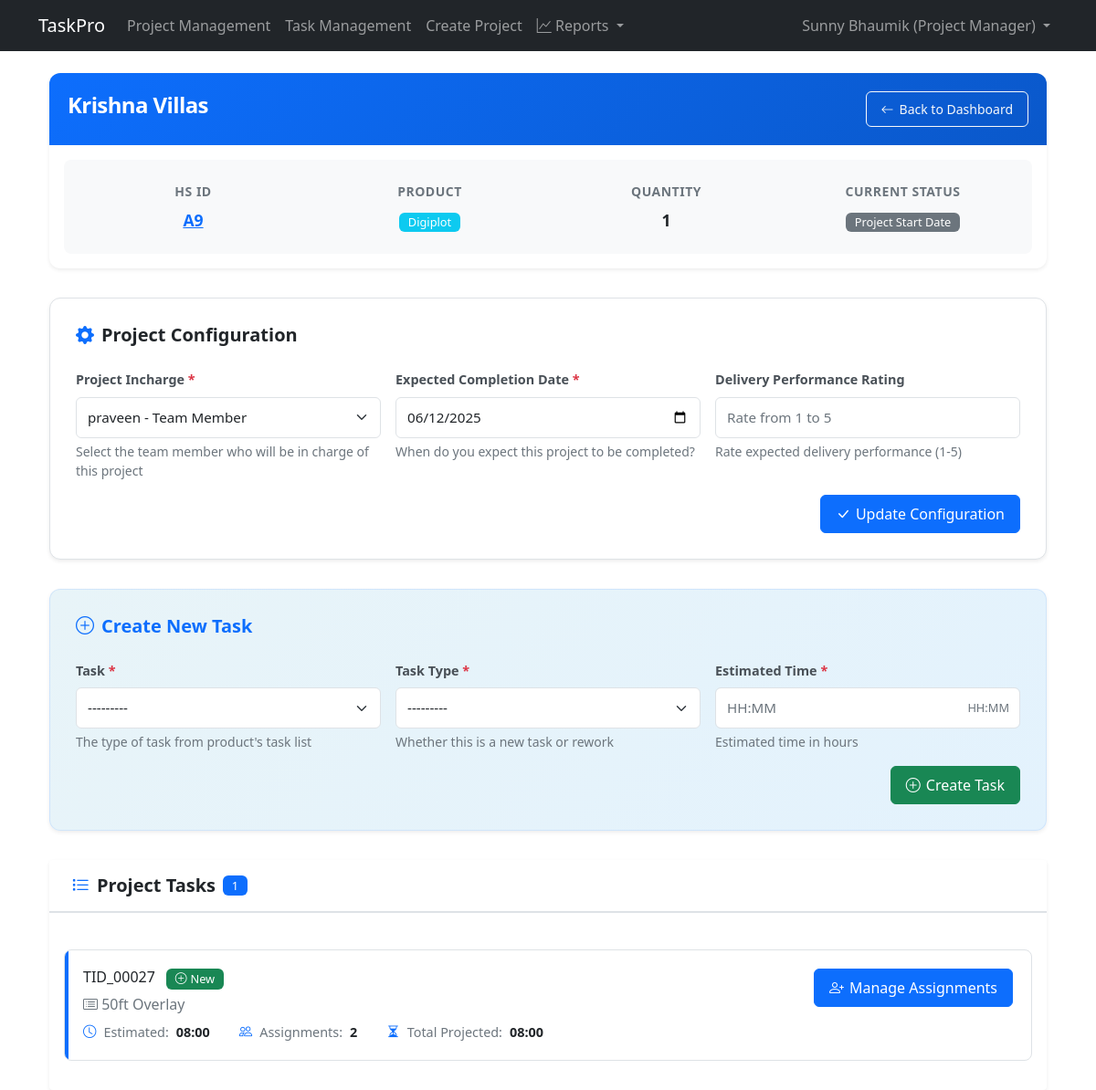
The app's page /projects/798aed07-36ce-4a6a-83d0-ee26da9b73d1/manage/ (signed in), older data.
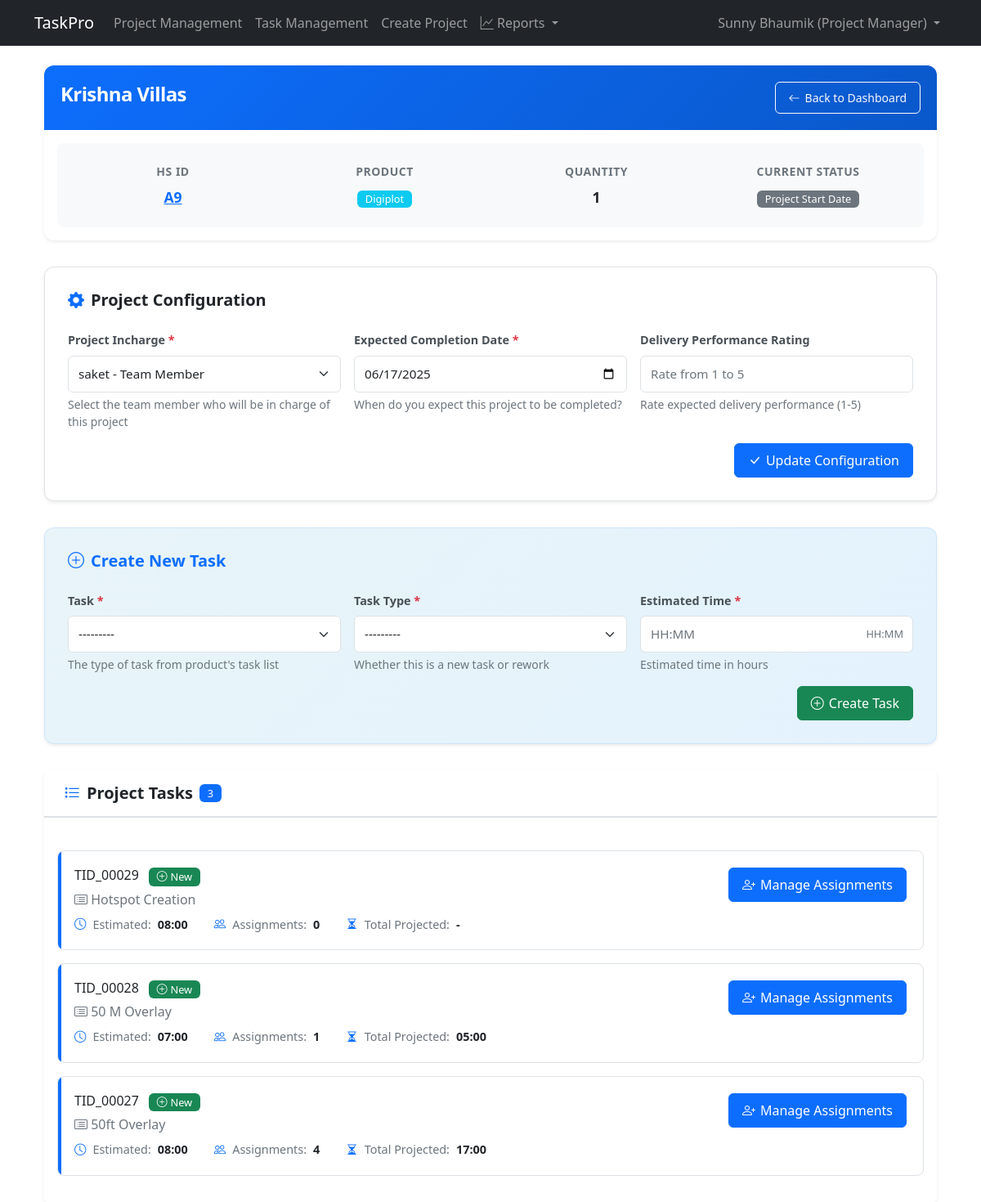
The same page, newer data.
### projects/models.py (models this page shows, shortened)
class Project(models.Model):
    id = models.UUIDField(
        primary_key=True,
        default=uuid.uuid4,
        editable=False
    )
    hs_id = models.CharField(
        max_length=10,
        unique=True,
        editable=False,
        help_text="Human-readable unique identifier (e.g., A1, A2, B1, etc.)"
    )
    opportunity_id = models.CharField(
        max_length=100,
        unique=False,
        help_text="Business opportunity identifier"
    )
    project_type = models.CharField(
        max_length=100,
        blank=True,
        null=True,
        help_text="Type of project (optional)"
    )
    project_name = models.CharField(
        max_length=255,
        help_text="Name of the project"
    )
    builder_name = models.CharField(
        max_length=255,
        help_text="Name of the builder/client"
    )
    city = models.ForeignKey(
        City,
        on_delete=models.PROTECT,
        related_name='projects',
        help_text="City where this project is located"
    )
    product = models.ForeignKey(
        Product,
        on_delete=models.PROTECT,
        related_name='projects',
        help_text="The product being delivered in this project"
    )
    product_subcategory = models.ForeignKey(
        ProductSubcategory,
        on_delete=models.PROTECT,
        related_name='projects',
        null=True,
        blank=True,
        help_text="Optional subcategory classification for this project"
    )
    package_id = models.CharField(
        max_length=100,
        blank=True,
        null=True,
        help_text="Optional package identifier"
    )
    quantity = models.PositiveIntegerField(
        help_text="Quantity of products for this project"
    )
    purchase_date = models.DateField(
        help_text="Date when the project was purchased"
    )
    sales_confirmation_date = models.DateField(
        help_text="Date when sales confirmation was received"
    )
    expected_tat = models.PositiveIntegerField(
        validators=[MinValueValidator(1)],
        help_text="Expected turnaround time in days (defaults to product TAT but can be overridden)"
    )
    account_manager = models.CharField(
        max_length=255,
        help_text="Name of the account manager responsible for this project"
    )
    dpm = models.ForeignKey(
        User,
        on_delete=models.PROTECT,
        related_name='dpm_projects',
        help_text="The Digital Project Manager assigned to this project"
    )
    current_status = models.ForeignKey(
        ProjectStatusOption,
        on_delete=models.PROTECT,
        related_name='projects',
        help_text="Current status of the project"
    )
    project_incharge = models.ForeignKey(
        'accounts.User',
        on_delete=models.PROTECT,
        related_name='incharge_projects',
        null=True,
        blank=True,
        help_text="Team member assigned as project incharge"
    )
    expected_completion_date = models.DateField(
        null=True,
        blank=True,
        help_text="Expected date of project completion"
    )
    delivery_performance_rating = models.DecimalField(
        max_digits=2,
        decimal_places=1,
        null=True,
        blank=True,
        validators=[
            MinValueValidator(1),
            MaxValueValidator(5)
        ],
        help_text="Delivery performance rating (1-5)"
    )
    created_at = models.DateTimeField(auto_now_add=True)
    updated_at = models.DateTimeField(auto_now=True)
    class Meta:
        ordering = ['-created_at']
        verbose_name = 'Project'
        verbose_name_plural = 'Projects'
        indexes = [
            models.Index(fields=['opportunity_id']),
        ]

class ProjectTask(models.Model):
    id = models.UUIDField(
        primary_key=True,
        default=uuid.uuid4,
        editable=False
    )
    task_id = models.CharField(
        max_length=20,
        unique=True,
        editable=False,
        help_text="Unique task identifier (e.g., TID_00001)"
    )
    project = models.ForeignKey(
        'Project',
        on_delete=models.CASCADE,
        related_name='tasks',
        help_text="The project this task belongs to"
    )
    product_task = models.ForeignKey(
        ProductTask,
        on_delete=models.PROTECT,
        related_name='project_tasks',
        help_text="The type of task from product's task list"
    )
    task_type = models.CharField(
        max_length=10,
        choices=[('NEW', 'New'), ('REWORK', 'Rework')],
        help_text="Whether this is a new task or rework"
    )
    estimated_time = models.PositiveIntegerField(
        help_text="Estimated time for task completion (in minutes)"
    )
    created_by = models.ForeignKey(
        'accounts.User',
        on_delete=models.PROTECT,
        related_name='created_tasks',
        help_text="DPM who created this task"
    )
    created_at = models.DateTimeField(auto_now_add=True)
    updated_at = models.DateTimeField(auto_now=True)
    class Meta:
        ordering = ['created_at']
        verbose_name = 'Project Task'
        verbose_name_plural = 'Project Tasks'
    def get_formatted_time(self):
        if self.estimated_time is None:
            return '-'
        hours = self.estimated_time // 60
        minutes = self.estimated_time % 60
        return f"{hours:02d}:{minutes:02d}"
    def get_formatted_hours(self):
        total_minutes = self.total_projected_hours
        if total_minutes is None or total_minutes == 0:
            return '-'
        hours = total_minutes // 60
        minutes = total_minutes % 60
        return f"{hours:02d}:{minutes:02d}"
    @property
    def total_projected_hours(self):
        return self.assignments.aggregate(
            total=models.Sum('projected_hours')
        )['total'] or 0

class ProductTask(models.Model):
    id = models.UUIDField(
        primary_key=True,
        default=uuid.uuid4,
        editable=False
    )
    product = models.ForeignKey(
        Product,
        on_delete=models.CASCADE,
        related_name='available_tasks',
        help_text="The product this task belongs to"
    )
    name = models.CharField(
        max_length=255,
        help_text="Name of the task"
    )
    description = models.TextField(
        blank=True,
        help_text="Detailed description of what this task involves"
    )
    is_active = models.BooleanField(
        default=True,
        help_text="Whether this task is available for new projects"
    )
    created_at = models.DateTimeField(auto_now_add=True)
    updated_at = models.DateTimeField(auto_now=True)
    class Meta:
        ordering = ['product', 'name']
        unique_together = ['product', 'name']
        verbose_name = 'Product Task'
        verbose_name_plural = 'Product Tasks'
    def __str__(self):
        return self.name

class Product(models.Model):
    id = models.UUIDField(
        primary_key=True,
        default=uuid.uuid4,
        editable=False
    )
    name = models.CharField(
        max_length=255,
        unique=True,
        help_text="Name of the product"
    )
    expected_tat = models.PositiveIntegerField(
        validators=[MinValueValidator(1)],
        help_text="Default expected turnaround time in days for this product"
    )
    is_active = models.BooleanField(
        default=True,
        help_text="Whether this product is available for new projects"
    )
    created_at = models.DateTimeField(auto_now_add=True)
    updated_at = models.DateTimeField(auto_now=True)
    class Meta:
        ordering = ['name']
        verbose_name = 'Product'
        verbose_name_plural = 'Products'

class ProjectStatusOption(models.Model):
    id = models.UUIDField(
        primary_key=True,
        default=uuid.uuid4,
        editable=False
    )
    name = models.CharField(
        max_length=100,
        unique=True,
        help_text="Name of the status (e.g., 'Sales Confirmation')"
    )
    category_one = models.CharField(
        max_length=100,
        help_text="First level categorization (e.g., 'Awaiting Data')"
    )
    category_two = models.CharField(
        max_length=100,
        help_text="Second level categorization (e.g., 'Not Started')"
    )
    order = models.PositiveIntegerField(
        help_text="Sequence number for ordering statuses"
    )
    is_active = models.BooleanField(
        default=True,
        help_text="Whether this status is currently available for use"
    )
    created_at = models.DateTimeField(auto_now_add=True)
    updated_at = models.DateTimeField(auto_now=True)
    class Meta:
        ordering = ['order']
        verbose_name = 'Project Status Option'
        verbose_name_plural = 'Project Status Options'

### projects/views.py (the view)
# urls.py: path('<uuid:project_id>/manage/', views.project_management, name='project_management'),
@login_required
def project_management(request, project_id):
    success, result = ProjectService.get_project(project_id)
    if not success:
        messages.error(request, result)
        return redirect('projects:project_list')
    project = result
    redirect_response = ensure_is_dpm(request, project)
    if redirect_response:
        return redirect_response
    success, result = ProjectService.get_project_with_tasks(project_id)
    if not success:
        messages.error(request, result)
        return redirect('projects:project_list')
    project, tasks = result
    context = {
        'project': project,
        'tasks': tasks,
        'title': f'Manage Project: {project.project_name}',
        'project_form': ProjectManagementForm(instance=project),
        'task_form': ProjectTaskForm(project=project)
    }
    return render(request, 'projects/project_management.html', context)

### projects/templates/projects/project_management.html (shortened to what the changed rows need)
{% extends "base.html" %}
{% block content %}
<div class="container-fluid">
    <div class="project-header-card">
        <div class="card-header text-white">
            <div class="d-flex justify-content-between align-items-center">
                <div>
                    <h4>{{ project.project_name }}</h4>
                </div>
            </div>
        </div>
        <div class="card-body">
            <div class="project-info-grid">
                <div class="project-info-item">
                    <div class="project-info-value"><a href="{% url 'projects:project_detail' project_id=project.id %}">{{ project.hs_id }}</a></div>
                </div>
                <div class="project-info-item">
                    <div class="project-info-value">
                        <span class="badge bg-info">{{ project.product.name }}</span>
                    </div>
                </div>
                <div class="project-info-item">
                    <div class="project-info-label">Quantity</div>
                    <div class="project-info-value">{{ project.quantity }}</div>
                </div>
                <div class="project-info-item">
                    <div class="project-info-value">
                        <span class="badge bg-secondary">{{ project.current_status.name }}</span>
                    </div>
                </div>
            </div>
        </div>
    </div>
    <div class="config-section">
        <form method="post" action="{% url 'projects:update_project_configuration' project.id %}" id="configForm">
            <div class="row g-3">
                <div class="col-md-4">
                    <label for="{{ project_form.project_incharge.id_for_label }}"
                           class="form-label form-label-required">
                        Project Incharge
                    </label>
                    {{ project_form.project_incharge }}
                    {% if project_form.project_incharge.help_text %}
                        <div class="form-text">{{ project_form.project_incharge.help_text }}</div>
                    {% endif %}
                </div>
                <div class="col-md-4">
                    <label for="{{ project_form.expected_completion_date.id_for_label }}"
                           class="form-label form-label-required">
                        Expected Completion Date
                    </label>
                    {{ project_form.expected_completion_date }}
                    {% if project_form.expected_completion_date.help_text %}
                        <div class="form-text">{{ project_form.expected_completion_date.help_text }}</div>
                    {% endif %}
                </div>
                <div class="col-md-4">
                    <label for="{{ project_form.delivery_performance_rating.id_for_label }}"
                           class="form-label">
                        Delivery Performance Rating
                    </label>
                    {{ project_form.delivery_performance_rating }}
                    {% if project_form.delivery_performance_rating.help_text %}
                        <div class="form-text">{{ project_form.delivery_performance_rating.help_text }}</div>
                    {% endif %}
                </div>
            </div>
        </form>
    </div>
    <div class="card border-0 shadow-sm">
        <div class="tasks-header">
            <h5>
                <i class="bi bi-list-task text-primary"></i> Project Tasks
                <span class="badge bg-primary">{{ tasks|length }}</span>
            </h5>
        </div>
        <div class="card-body">
            {% if tasks %}
                {% for task in tasks %}
                    <div class="task-card fade-in">
                        <div class="d-flex justify-content-between align-items-start">
                            <div class="flex-grow-1">
                                <h6 class="mb-1">
                                    {{ task.task_id }}
                                    <span class="badge {% if task.task_type == 'NEW' %}bg-success{% else %}bg-warning{% endif %} ms-2">
                                        <i class="bi {% if task.task_type == 'NEW' %}bi-plus-circle{% else %}bi-arrow-repeat{% endif %}"></i>
                                        {{ task.get_task_type_display }}
                                    </span>
                                </h6>
                                <p class="mb-2 text-muted">
                                    <i class="bi bi-card-list"></i> {{ task.product_task.name }}
                                </p>
                                <div class="task-info">
                                    <div class="task-info-item">
                                        <i class="bi bi-clock"></i>
                                        Estimated: <strong>{{ task.get_formatted_time }}</strong>
                                    </div>
                                    <div class="task-info-item">
                                        <i class="bi bi-people"></i>
                                        Assignments: <strong>{{ task.assignments.count }}</strong>
                                    </div>
                                    <div class="task-info-item">
                                        <i class="bi bi-hourglass-split"></i>
                                        Total Projected: <strong>{{ task.get_formatted_hours }}</strong>
                                    </div>
                                </div>
                            </div>
                            <div>
                                <a href="{% url 'projects:task_detail' project.id task.id %}"
                                   class="btn btn-primary">
                                    <i class="bi bi-person-plus"></i> Manage Assignments
                                </a>
                            </div>
                        </div>
                    </div>
                {% endfor %}
            {% endif %}
        </div>
    </div>
</div>
{% endblock %}

Row changes from the older to the newer data that the page shows:
changed Project "Krishna Villas": project_incharge "praveen - Team Member" → "saket - Team Member"; expected_completion_date "06/12/2025" → "06/17/2025"
added ProjectTask: task_id "TID_00029", task_type "New", product_task.name "Hotspot Creation", get_formatted_time "08:00", assignments.count "0", get_formatted_hours "-"
added ProjectTask: task_id "TID_00028", task_type "New", product_task.name "50 M Overlay", get_formatted_time "07:00", assignments.count "1", get_formatted_hours "05:00"
computed for ProjectTask "TID_00027": assignments.count "2" → "4"; get_formatted_hours "08:00" → "17:00"
Text that changed along with them:
{{ tasks|length }}: "1" → "3"
